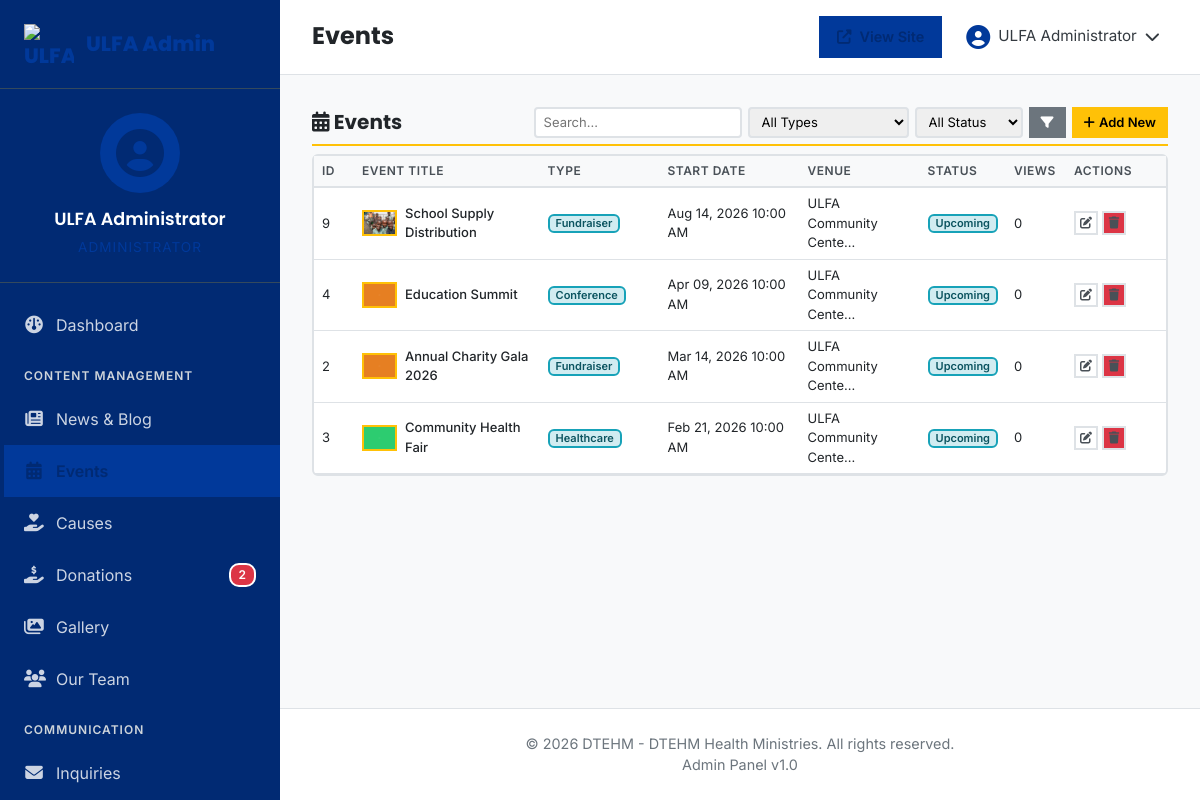
The page /admin/events.php (signed in) on the database its author committed.
### tables this page shows
CREATE TABLE `events` (
  `id` int(11) NOT NULL,
  `title` varchar(200) NOT NULL,
  `slug` varchar(220) NOT NULL,
  `description` longtext NOT NULL,
  `event_image` varchar(255) DEFAULT NULL,
  `event_type` varchar(50) NOT NULL,
  `start_datetime` datetime NOT NULL,
  `end_datetime` datetime NOT NULL,
  `venue_name` varchar(200) NOT NULL,
  `venue_address` text,
  `registration_required` tinyint(1) DEFAULT '0',
  `registration_link` varchar(255) DEFAULT NULL,
  `max_capacity` int(11) DEFAULT '0',
  `current_registrations` int(11) DEFAULT '0',
  `status` enum('upcoming','ongoing','completed','cancelled') DEFAULT 'upcoming',
  `views` int(11) DEFAULT '0',
  `created_by` int(11) NOT NULL,
  `created_at` timestamp NOT NULL DEFAULT CURRENT_TIMESTAMP,
  `updated_at` timestamp NOT NULL DEFAULT CURRENT_TIMESTAMP ON UPDATE CURRENT_TIMESTAMP
);

### admin/config/auth.php (called while the page is built, shortened)
<?php
function generateCSRFToken() {
    return $_SESSION['csrf_token'];
}

### admin/events.php (the view, shortened to what this page needs)
<?php
require_once 'config/auth.php';
require_once 'config/crud-helper.php';
$perPage = 15;
$page = isset($_GET['page']) ? (int)$_GET['page'] : 1;
$search = $_GET['search'] ?? '';
$filters = [];
if ($search) {
    $searchFields = ['title', 'description', 'venue_name'];
    $totalRecords = getSearchCount('events', $searchFields, $search, $filters);
    $paginationData = getPaginationData($totalRecords, $page, $perPage);
    $events = searchRecords('events', $searchFields, $search, $filters, 'start_datetime DESC', $perPage, $paginationData['offset']);
} else {
    $totalRecords = getRecordCount('events', $filters);
    $paginationData = getPaginationData($totalRecords, $page, $perPage);
    $events = getAllRecords('events', $filters, 'start_datetime DESC', $perPage, $paginationData['offset']);
}
include 'includes/header.php';
?>
<div class="admin-content">
    <div class="content-header-compact">
        <h1><i class="fas fa-calendar-alt"></i> Events</h1>
        <div class="header-actions">
            <form method="GET" action="" class="search-inline">
                <input
                    type="text"
                    name="search"
                    class="form-control-sm"
                    placeholder="Search..."
                    value="<?php echo htmlspecialchars($search); ?>"
                >
                <select name="event_type" class="form-control-sm">
                    <option value="">All Types</option>
                </select>
                <select name="status" class="form-control-sm">
                    <option value="">All Status</option>
                </select>
                <button type="submit" class="btn-sm btn-secondary"><i class="fas fa-filter"></i></button>
            </form>
            <a href="events-add.php" class="btn-sm btn-primary">
                <i class="fas fa-plus"></i> Add New
            </a>
        </div>
    </div>
    <div class="card">
        <?php if (empty($events)): ?>
            <div class="empty-state">
                <i class="fas fa-calendar-alt"></i>
                <p>No events found</p>
                <a href="events-add.php" class="btn-sm btn-primary"><i class="fas fa-plus"></i> Add First Event</a>
            </div>
        <?php else: ?>
            <table class="table-compact">
                <thead>
                    <tr>
                        <th width="40">ID</th>
                        <th>Event Title</th>
                        <th width="120">Type</th>
                        <th width="140">Start Date</th>
                        <th width="120">Venue</th>
                        <th width="80">Status</th>
                        <th width="60">Views</th>
                        <th width="100">Actions</th>
                    </tr>
                </thead>
                <tbody>
                    <?php foreach ($events as $event): ?>
                        <tr>
                            <td data-label="ID"><?php echo $event['id']; ?></td>
                            <td data-label="Event Title">
                                <div class="title-cell">
                                    <?php if ($event['event_image']): ?>
                                        <img src="../uploads/<?php echo htmlspecialchars($event['event_image']); ?>" alt="">
                                    <?php endif; ?>
                                    <span><?php echo htmlspecialchars($event['title']); ?></span>
                                </div>
                            </td>
                            <td data-label="Type"><span class="badge badge-info"><?php echo htmlspecialchars($event['event_type'] ?? '-'); ?></span></td>
                            <td data-label="Start Date"><?php echo formatDateTime($event['start_datetime'], 'M d, Y h:i A'); ?></td>
                            <td data-label="Venue"><?php echo htmlspecialchars(truncateText($event['venue_name'], 20)); ?></td>
                            <td data-label="Status"><?php echo getStatusBadge($event['status']); ?></td>
                            <td data-label="Views"><?php echo number_format($event['views']); ?></td>
                            <td data-label="Actions">
                                <div class="actions">
                                    <a href="events-edit.php?id=<?php echo $event['id']; ?>" class="btn-icon" title="Edit"><i class="fas fa-edit"></i></a>
                                    <a href="events-delete.php?id=<?php echo $event['id']; ?>&token=<?php echo generateCSRFToken(); ?>" class="btn-icon btn-danger" title="Delete" onclick="return confirm('Delete this event?');"><i class="fas fa-trash"></i></a>
                                </div>
                            </td>
                        </tr>
                    <?php endforeach; ?>
                </tbody>
            </table>
        <?php endif; ?>
    </div>
</div>
<?php include 'includes/footer.php'; ?>

### admin/config/crud-helper.php (shortened to what this page needs)
<?php
function getAllRecords($table, $filters = [], $orderBy = 'id DESC', $limit = null, $offset = 0) {
    try {
        $pdo = getDBConnection();
        $sql = "SELECT * FROM $table";
        $params = [];
        if ($orderBy) {
            $sql .= " ORDER BY $orderBy";
        }
        if ($limit) {
            $sql .= " LIMIT $limit OFFSET $offset";
        }
        $stmt = $pdo->prepare($sql);
        $stmt->execute($params);
        return $stmt->fetchAll(PDO::FETCH_ASSOC);
    } catch (PDOException $e) {
        error_log("Get all records error: " . $e->getMessage());
        return [];
    }
}
function getRecordCount($table, $filters = []) {
    try {
        $pdo = getDBConnection();
        $sql = "SELECT COUNT(*) FROM $table";
        $params = [];
        $stmt = $pdo->prepare($sql);
        $stmt->execute($params);
        return (int) $stmt->fetchColumn();
    } catch (PDOException $e) {
        error_log("Get record count error: " . $e->getMessage());
        return 0;
    }
}
function formatDateTime($datetime, $format = 'M d, Y g:i A') {
    return date($format, strtotime($datetime));
}
function truncateText($text, $length = 100, $suffix = '...') {
    return substr($text, 0, $length) . $suffix;
}
function getStatusBadge($status, $statusMap = []) {
    $defaultMap = [
        'active' => 'success',
        'inactive' => 'secondary',
        'published' => 'success',
        'draft' => 'warning',
        'archived' => 'secondary',
        'pending' => 'warning',
        'approved' => 'success',
        'rejected' => 'danger',
        'completed' => 'success',
        'ongoing' => 'primary',
        'upcoming' => 'info',
        'cancelled' => 'danger',
        'paused' => 'warning'
    ];
    $map = array_merge($defaultMap, $statusMap);
    $class = $map[$status] ?? 'secondary';
    return '<span class="badge badge-' . $class . '">' . ucfirst($status) . '</span>';
}

### admin/assets/css/admin.css (style rules this page uses)
:root { --primary-yellow: #01399a; --primary-black: #012a73; --dark-yellow: #012a73; --primary-green: #04a028; --white: #ffffff; --gray-100: #f8f9fa; --gray-200: #e9ecef; --gray-300: #dee2e6; --gray-400: #ced4da; --gray-600: #6c757d; --gray-700: #495057; --gray-800: #343a40; --gray-900: #212529; --success: #28a745; --danger: #dc3545; --warning: #ffc107; --info: #17a2b8; --sidebar-width: 280px; }
* { margin: 0; padding: 0; box-sizing: border-box; }
body { font-family: 'Inter', sans-serif; background: var(--gray-100); color: var(--gray-900); overflow-x: hidden; }
h1, h2, h3, h4, h5, h6 { font-family: 'Poppins', sans-serif; font-weight: 600; }
.admin-content { flex: 1; padding: 1rem; }
.btn-primary { background: var(--primary-yellow); border-color: var(--primary-yellow); color: var(--primary-black); }
.btn-secondary { background: var(--gray-700); border-color: var(--gray-700); color: var(--white); }
.btn-danger { background: var(--danger); border-color: var(--danger); color: var(--white); }
.btn-sm { padding: 0.4rem 0.8rem; font-size: 0.8rem; }
.btn-icon { width: 36px; height: 36px; padding: 0; display: inline-flex; align-items: center; justify-content: center; }

### admin/events.php (style rules this page uses)
.content-header-compact { display: flex; justify-content: space-between; align-items: center; margin-bottom: 0.5rem; padding-bottom: 0.375rem; border-bottom: 2px solid #FFC107; }
.content-header-compact h1 { font-size: 1.25rem; margin: 0; font-weight: 700; }
.header-actions { display: flex; gap: 0.375rem; align-items: center; }
.search-inline { display: flex; gap: 0.375rem; }
.form-control-sm { padding: 0.25rem 0.5rem; font-size: 0.8125rem; border: 2px solid #dee2e6; outline: none; }
.btn-sm { padding: 0.25rem 0.625rem; font-size: 0.8125rem; border: 2px solid; font-weight: 600; text-decoration: none; display: inline-flex; align-items: center; gap: 0.25rem; cursor: pointer; background: #fff; }
.btn-sm.btn-primary { background: #FFC107; border-color: #FFC107; color: #000; }
.btn-sm.btn-secondary { background: #6c757d; border-color: #6c757d; color: #fff; }
.card { background: #fff; border: 2px solid #dee2e6; margin-bottom: 0; }
.table-compact { width: 100%; border-collapse: collapse; font-size: 0.8125rem; }
.table-compact thead { background: #f8f9fa; border-bottom: 2px solid #dee2e6; }
.table-compact th { padding: 0.375rem 0.5rem; text-align: left; font-weight: 600; color: #495057; font-size: 0.75rem; text-transform: uppercase; letter-spacing: 0.5px; }
.table-compact td { padding: 0.375rem 0.5rem; border-bottom: 1px solid #dee2e6; vertical-align: middle; }
.title-cell { display: flex; align-items: center; gap: 0.5rem; }
.title-cell img { width: 35px; height: 26px; object-fit: cover; border: 2px solid #FFC107; }
.title-cell span { font-weight: 500; font-size: 0.8125rem; }
.actions { display: flex; gap: 0.25rem; }
.btn-icon { width: 24px; height: 24px; display: inline-flex; align-items: center; justify-content: center; border: 2px solid #dee2e6; color: #495057; text-decoration: none; font-size: 0.75rem; }
.badge { padding: 0.125rem 0.375rem; font-size: 0.6875rem; font-weight: 600; border: 2px solid; }
.badge-info { background: #d1ecf1; border-color: #17a2b8; color: #0c5460; }

### rows shown on the page
events: id "9", event_image (picture), title "School Supply Distribution", event_type "Fundraiser", start_datetime "Aug 14, 2026 10:00 AM", venue_name "ULFA Community Cente...", status "Upcoming", views "0"
events: id "4", event_image (picture), title "Education Summit", event_type "Conference", start_datetime "Apr 09, 2026 10:00 AM", venue_name "ULFA Community Cente...", status "Upcoming", views "0"
events: id "2", event_image (picture), title "Annual Charity Gala 2026", event_type "Fundraiser", start_datetime "Mar 14, 2026 10:00 AM", venue_name "ULFA Community Cente...", status "Upcoming", views "0"
events: id "3", event_image (picture), title "Community Health Fair", event_type "Healthcare", start_datetime "Feb 21, 2026 10:00 AM", venue_name "ULFA Community Cente...", status "Upcoming", views "0"

### other values the page prints
$currentAdmin['name'] "ULFA Administrator"
$pendingDonations "2"
$pageTitle "Events"
